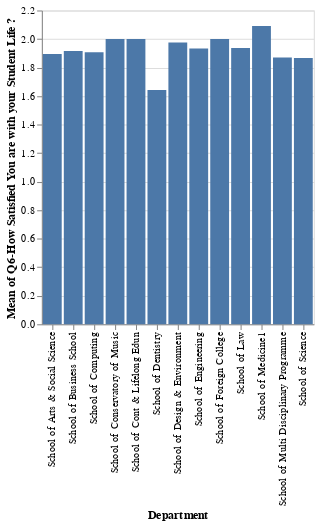

The notebook cell saved with this chart:
### Code cell
# department
selection = alt.selection(type = "multi", fields = ["Department"], on = "mouseover", nearest=True)
alt.Chart(DF).mark_bar().encode(
    x = "Department",
    y = "mean(Q6-How Satisfied You are with your Student Life ?):Q", 
    opacity = alt.condition(selection, alt.value(1), alt.value(.2))
).add_selection(selection)

### Figure 1 — Vega-Lite specification as saved in the notebook (floating-point values rounded to 4 significant figures; data arrays with more than 128 entries replaced by an {"elided": "..."} marker saying what was removed)
{"config": {"view": {"continuousWidth": 400, "continuousHeight": 300}}, "data": {"name": "data-3499fd89c4dc66a5634bb697925f429e"}, "mark": "bar", "encoding": {"opacity": {"condition": {"value": 1, "selection": "selector001"}, "value": 0.2}, "x": {"type": "nominal", "field": "Department"}, "y": {"type": "quantitative", "aggregate": "mean", "field": "Q6-How Satisfied You are with your Student Life ?"}}, "selection": {"selector001": {"type": "multi", "fields": ["Department"], "on": "mouseover", "nearest": true}}, "$schema": "https://vega.github.io/schema/vega-lite/v4.8.1.json", "datasets": {"data-3499fd89c4dc66a5634bb697925f429e": {"elided": "2694 records"}}}
